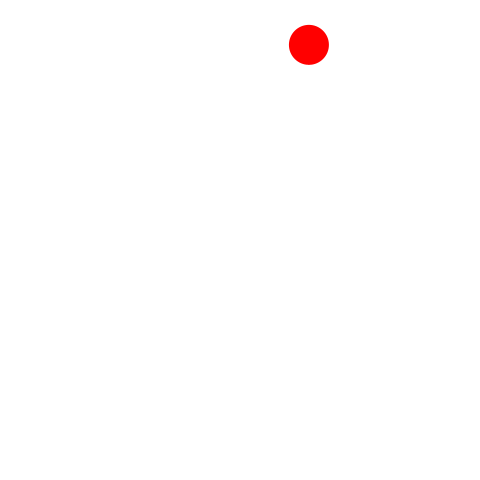
Frame 1 (no input)
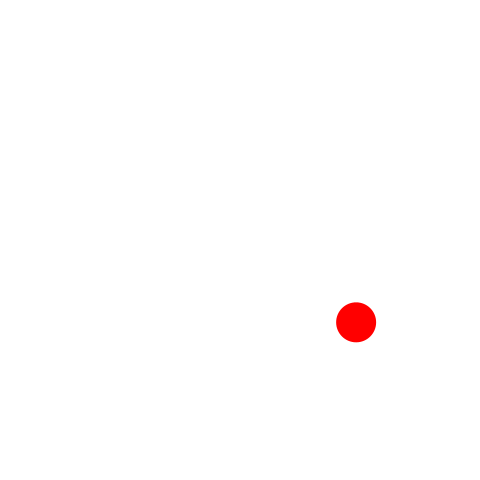
Frame 60 (the mouse pressed at the canvas centre just before this capture)
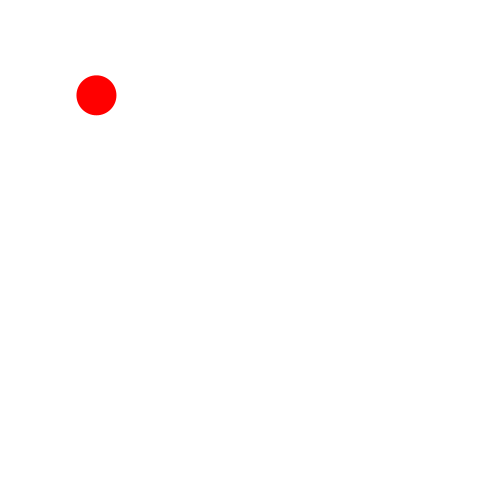
Frame 120 (the mouse held since frame 60 and released just before this capture)

The Processing sketch that drew these frames (run headless with seeded random() and noise(); from frame 60 on, the mouse is pressed at the canvas centre):

// Processing sketch: ballSplitter
// ── ballSplitter.pde
// constants
final int fps = 60;                 // 1秒間あたりのフレーム数
final float vx0min = -7;            // vxの初期値の下限
final float vx0max = 5;             // vxの初期値の上限
final float vy0min = 4;             // vyの初期値の下限
final float vy0max = 8;             // vyの初期値の上限
final float hueMax = 360.0;         // 色相の最大値
final float ballmax = 199;
float d = 40;
float h = 8;
int ballcount = 0;
// variables
Ball[] aBall = new Ball[200];                          // ボールのオブジェクト1つを参照する変数

void setup() {
  frameRate(fps);
  size(480, 480);
  noStroke();
  colorMode(HSB, hueMax, 100, 100);
  fill(0, 0, 0);

  aBall[ballcount] = new Ball(d, 
    random(d / 2, width - d / 2), 
    random(d / 2, height / 5), 
    random(vx0min, vx0max), 
    random(vy0min, vy0max), 
    d*h
    );
}

void draw() {
  background(0, 0, 100);
  for (int i=0; i<=ballcount; i++) {
    aBall[i].move();
    aBall[i].draw();
  }
}

/** 動くボールを表す */
class Ball {
  final float gravity = 9.8 / fps;    // 1フレームあたりの重力加速度
  final float elas = 0.98;            // 反発係数
  final float dH = 30;                // 色相の増加分
  float d;
  float x;
  float y;
  float vx;
  float vy;
  float h = 0;                        // 色相
  boolean judge;

  Ball(float d, float x, float y, float vx, float vy, float h) {
    this.d = d;
    this.x = x;
    this.y = y;
    this.vx = vx;
    this.vy = vy;
    this.h = h;
    this.judge = false;
  }

  Ball(float d, float x, float y, float h) {
    this(d, x, y, random(-7, 5), random(4, 8), h);
    this.judge = false;
  }

  Ball() {
    this(40, random(40 / 2, width - 40 / 2), random(40 / 2, height / 5), 
      random(-7, 5), random(4, 8), 0);
    this.judge = false;
  }

  void move() {
    split();
    x  += vx;          // ボールが速度ぶん移動する
    vy += gravity;          // 速度のy成分に重力加速度を加算する
    y  += vy;          // ボールが速度ぶん移動する
    if (x < d / 2) {
      vx = - vx * elas;
      x = d / 2;
    } else if (x > width - d / 2) {
      vx = - vx  * elas;
      x = width - d / 2;
    }
    if (y > height - d / 2) {
      vy = - vy * elas;
      y = height - d / 2;
    } else if (y < d / 2) {
      vy = - vy * elas;
      y = d / 2;
    }
  }

  void draw() {
    fill(calcHue(h), 100, 100);
    ellipse(x, y, d, d);
  }

  void split() {
    if (sqrt(pow(mouseX - x, 2)+pow(mouseY - y, 2))>d/2) {
      judge = true;
    } else {
      if (judge) {
        if (d>6) {
          d *= 0.66;
        } else {
          d=6;
        }
        if (ballcount<ballmax) {
          ballcount++;
          aBall[ballcount] = new Ball(d, x, y, h);
        }
        judge = false;
      }
    }
  }

  float  calcHue(float h) {
    h = 360%d*10;
    return h;
  }
  
}
